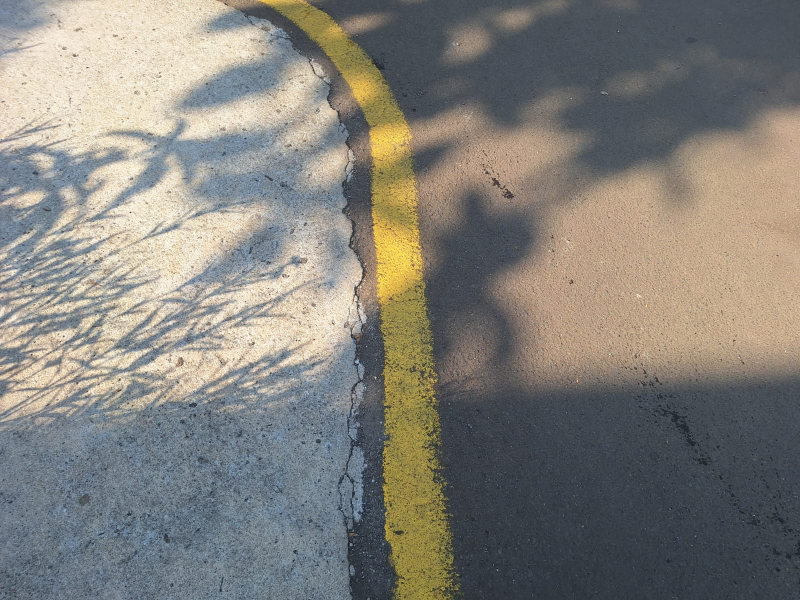
#> input picture WhatsApp Image 2025-05-07 at 09.51.21_25d343e4.jpg, 1600 x 1200 px, given in place of WhatsApp Video 2025-05-07 at 09.51.21_74c3f56a.mp4, which was not available (shown at 1/2 size)
$ python LinePIDSerial.py
#> lines starting #> are read from the running program, lines starting #| are printed output that depends on the picture; after the words box and inside, x2 and y2 are one past the last pixel; in counts of white or black regions, pixels touching at a corner belong together; pictures that were not available may be replaced by others from this repository, and a replacement may not be noted
### line_tracker.py
import cv2
import numpy as np
from collections import deque
from pid import PIDController  # opsional
from kalman import KalmanCentroidPredictor  # pastikan Anda pisahkan kelas Kalman juga

# --- Fungsi bantu ---
def filter_contours(contours, area_min, area_max):
    return [cnt for cnt in contours if area_min < cv2.contourArea(cnt) < area_max]

def calculate_centroid(contour):
    M = cv2.moments(contour)
    if M["m00"] == 0:
        return None
    cx = int(M["m10"] / M["m00"])
    cy = int(M["m01"] / M["m00"])
    return (cx, cy)

# --- Kelas utama pelacak garis ---
class LineTracker:
    def __init__(self,
                 video_path,
                 roi_bounds,
                 hsv_bounds,
                 area_bounds,
                 history_len=5,
                 show_output=True):
        self.cap = cv2.VideoCapture(video_path)
        self.roi_y1, self.roi_y2, self.roi_x1, self.roi_x2 = roi_bounds
        self.h_min, self.s_min, self.v_min, self.h_max, self.s_max, self.v_max = hsv_bounds
        self.area_min, self.area_max = area_bounds
        self.kalman = KalmanCentroidPredictor()
        self.centroid_history = deque(maxlen=history_len)
        self.kernel = np.ones((3, 3), np.uint8)
        self.show_output = show_output

    def process_frame(self, frame, dt=0.03):
        roi = frame[self.roi_y1:self.roi_y2, self.roi_x1:self.roi_x2]
        hsv = cv2.cvtColor(roi, cv2.COLOR_BGR2HSV)
        lower_hsv = np.array([self.h_min, self.s_min, self.v_min])
        upper_hsv = np.array([self.h_max, self.s_max, self.v_max])
        mask = cv2.inRange(hsv, lower_hsv, upper_hsv)
        mask = cv2.morphologyEx(mask, cv2.MORPH_OPEN, self.kernel)
        mask = cv2.morphologyEx(mask, cv2.MORPH_CLOSE, self.kernel)
        result = cv2.bitwise_and(roi, roi, mask=mask)

        contours, _ = cv2.findContours(mask, cv2.RETR_EXTERNAL, cv2.CHAIN_APPROX_SIMPLE)
        filtered = filter_contours(contours, self.area_min, self.area_max)
        cv2.drawContours(result, filtered, -1, (0, 0, 255), 2)

        centroid = None
        if filtered:
            largest = max(filtered, key=cv2.contourArea)
            centroid = calculate_centroid(largest)
            if centroid:
                self.centroid_history.append(centroid)
                cv2.circle(roi, centroid, 5, (0, 255, 0), -1)  # Hijau

        if len(self.centroid_history) >= 3:
            avg_cx = int(np.mean([pt[0] for pt in self.centroid_history]))
            avg_cy = int(np.mean([pt[1] for pt in self.centroid_history]))
            self.kalman.correct((avg_cx, avg_cy))

        predicted = self.kalman.predict()
        pred_pt = (int(predicted[0]), int(predicted[1]))
        cv2.circle(roi, pred_pt, 5, (255, 0, 0), -1)  # Biru

        return frame, mask, result, roi, pred_pt

    # [20 lines left out: function run, not called in this run]

### pid.py
class PIDController:
    def __init__(self, Kp, Ki, Kd, setpoint):
        self.Kp = Kp
        self.Ki = Ki
        self.Kd = Kd
        self.setpoint = setpoint
        self.previous_error = 0
        self.integral = 0

    def compute(self, process_var, dt):
        error = self.setpoint - process_var

        # Proportional
        P_out = self.Kp * error

        # Integral
        self.integral += error * dt
        I_out = self.Ki * self.integral

        # Derivative
        derivative = (error - self.previous_error) / dt
        D_out = self.Kd * derivative

        # Compute
        output = P_out + I_out + D_out

        # Update
        self.previous_error = error

        return output

### kalman.py
import numpy as np
import cv2

class KalmanCentroidPredictor:
    def __init__(self):
        self.kalman = cv2.KalmanFilter(4, 2)
        self.kalman.measurementMatrix = np.array([[1, 0, 0, 0],
                                                   [0, 1, 0, 0]], np.float32)
        self.kalman.transitionMatrix = np.array([[1, 0, 1, 0],
                                                 [0, 1, 0, 1],
                                                 [0, 0, 1, 0],
                                                 [0, 0, 0, 1]], np.float32)
        self.kalman.processNoiseCov = np.eye(4, dtype=np.float32) * 0.03

    def predict(self):
        return self.kalman.predict()

    # [4 lines left out: function correct, not called in this run]

### LinePIDSerial.py
import cv2
from line_tracker import LineTracker
from pid import PIDController
import time
import serial
import threading

def read_from_arduino(ser):
    while True:
        line = ser.readline().decode('utf-8').strip()
        if line:
            print(f"Arduino says: {line}")

def main():
    # Serial setup — sesuaikan port Anda
    ser = serial.Serial('COM11', 115200, timeout=1)
    time.sleep(2)  # tunggu serial siap

    # Thread baca data dari Arduino
    threading.Thread(target=read_from_arduino, args=(ser,), daemon=True).start()

    # Setup LineTracker dan PID
    roi_bounds = (300, 480, 160, 480)
    hsv_bounds = (21, 7, 10, 38, 200, 255)
    area_bounds = (50, 10000)
    setpoint = int((roi_bounds[3] - roi_bounds[2]) // 2)

    tracker = LineTracker(
        video_path=r'WhatsApp Video 2025-05-07 at 09.51.21_74c3f56a.mp4',
        roi_bounds=roi_bounds,
        hsv_bounds=hsv_bounds,
        area_bounds=area_bounds,
        history_len=60
    )
    pid = PIDController(Kp=0.5, Ki=0.1, Kd=0.05, setpoint=setpoint)

    prev_time = time.time()

    while True:
        ret, frame = tracker.cap.read()
#> frame is the input picture: shape (1200, 1600, 3); mean B, G, R 122.5, 128.7, 131.2
        if not ret:
            break

        frame = cv2.resize(frame, (640, 480))
#> frame: shape (480, 640, 3)
        curr_time = time.time()
        dt = curr_time - prev_time
        prev_time = curr_time

        frame, mask, result, roi, pred_pt = tracker.process_frame(frame, dt)
#> in process_frame, `hsv = cv2.cvtColor(roi, cv2.COLOR_BGR2HSV)`: hsv: shape (180, 320, 3); mean H, S, V 90.7, 61.4, 108
#> in process_frame, `mask = cv2.inRange(hsv, lower_hsv, upper_hsv)`:
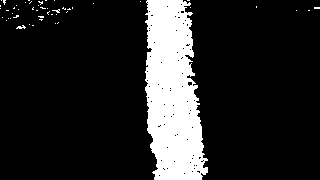
#> mask: shape (180, 320); 15% white; 49 white regions (47 under 20 px), largest, box (x1, y1, x2, y2) and area: (145, 0, 208, 180) 8443, (16, 25, 26, 29) 22
#> in process_frame, `mask = cv2.morphologyEx(mask, cv2.MORPH_OPEN, self.kernel)`:
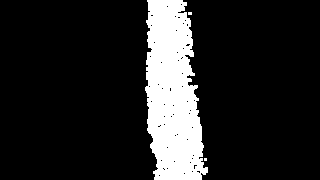
#> mask: shape (180, 320); 14.4% white; 3 white regions (2 under 20 px), largest, box (x1, y1, x2, y2) and area: (145, 0, 208, 180) 8301
#> in process_frame, `mask = cv2.morphologyEx(mask, cv2.MORPH_CLOSE, self.kernel)`:
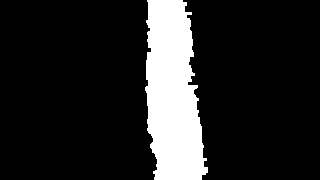
#> mask: shape (180, 320); 14.7% white; 1 white region
#> in process_frame, `result = cv2.bitwise_and(roi, roi, mask=mask)`:
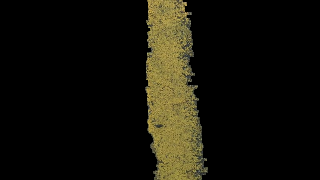
#> result: shape (180, 320, 3); mean B, G, R 9.7, 18.1, 19.8
#> in process_frame, `contours, _ = cv2.findContours(mask, cv2.RETR_EXTERNAL, cv2.CHAIN_APPR..`: contours = 1 contour; box (x1, y1, x2, y2) and area: (145, 0, 208, 180) 8224
#> in process_frame, `filtered = filter_contours(contours, self.area_min, self.area_max)`: filtered has the same summary as contours
#> in process_frame, `cv2.drawContours(result, filtered, -1, (0, 0, 255), 2)`:
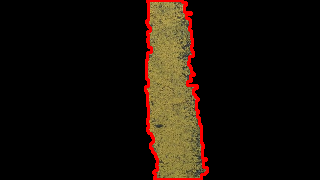
#> result: shape (180, 320, 3); 2.73% of pixels changed, all inside (x1, y1, x2, y2) = (144, 0, 209, 180)
#> in process_frame, `largest = max(filtered, key=cv2.contourArea)`: largest = contour of 186 points, box (x1, y1, x2, y2) (145, 0, 208, 180), area 8224
#> in calculate_centroid, `M = cv2.moments(contour)`: M = moments, m00 8224, centre m10/m00, m01/m00 = (172.3, 93.6)
#> in calculate_centroid, `cx = int(M["m10"] / M["m00"])`: cx = 172
#> in calculate_centroid, `cy = int(M["m01"] / M["m00"])`: cy = 93
#> in process_frame, `centroid = calculate_centroid(largest)`: centroid = (172, 93)
#> in process_frame, `cv2.circle(roi, centroid, 5, (0, 255, 0), -1)`:
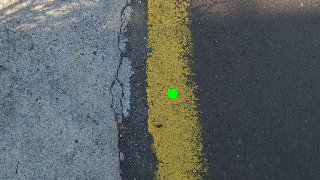
#> roi: shape (180, 320, 3); mean B, G, R 97.2, 97.9, 91.7
#> in process_frame, `cv2.circle(roi, pred_pt, 5, (255, 0, 0), -1)`: roi: shape (180, 320, 3); 0.05% of pixels changed, all inside (x1, y1, x2, y2) = (0, 0, 6, 6)
#> frame: shape (480, 640, 3); mean B, G, R 122.4, 128.6, 131.1
#> pred_pt = (0, 0)

        # Hitung PID
        prediction_x = pred_pt[0]
#> prediction_x = 0
        error = setpoint - prediction_x
#> error = 160
        pid_output = pid.compute(prediction_x, dt)
#> in compute, `P_out = self.Kp * error`: P_out = 80
#> in compute, `self.integral += error * dt`: self.integral = 141.3
#> in compute, `I_out = self.Ki * self.integral`: I_out = 14.13
#> in compute, `derivative = (error - self.previous_error) / dt`: derivative = 181.2
#> in compute, `D_out = self.Kd * derivative`: D_out = 9.06
#> in compute, `output = P_out + I_out + D_out`: output = 103.2
#> in compute, `self.previous_error = error`: self.previous_error = 160
#> pid_output = 103.2

        # Kirim ke Arduino format: PID:<nilai>\n
        serial_data = f"PID:{pid_output:.2f}\n"
        ser.write(serial_data.encode())

        # Debug teks di frame
        debug_text = f"Pred: {prediction_x} | Set: {setpoint} | Err: {error} | PID: {pid_output:.2f}"
        print(debug_text)
#| Pred: 0 | Set: 160 | Err: 160 | PID: 103.19
        cv2.putText(frame, debug_text, (10, 25), cv2.FONT_HERSHEY_SIMPLEX, 0.6, (0, 255, 255), 2)
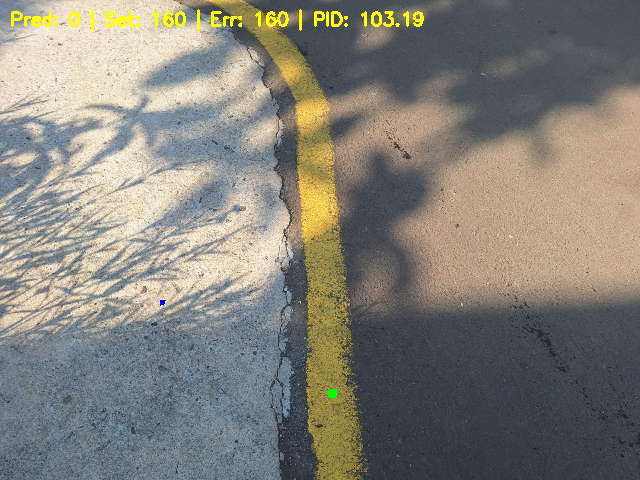
#> frame: shape (480, 640, 3); mean B, G, R 121.3, 129.5, 131.9

        frame[roi_bounds[0]:roi_bounds[1], roi_bounds[2]:roi_bounds[3]] = roi

        cv2.imshow("Frame", frame)
        cv2.imshow("Mask", mask)
        cv2.imshow("ROI", roi)
        cv2.imshow("Filtered", result)

        if cv2.waitKey(10) == ord('q'):
#> (key q is pressed here)
            break

    tracker.cap.release()
    cv2.destroyAllWindows()
    stop = 0
    serial_data = f"CMD:{stop: .2f}\n"
    ser.write("CMD:{0.2f}")
    ser.close()

if __name__ == "__main__":
    main()
